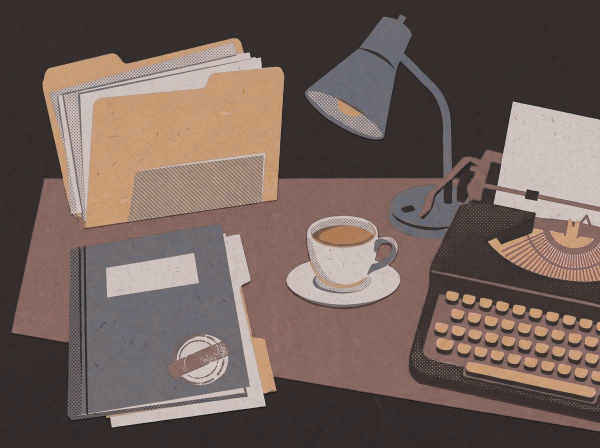
#> input picture images/about-office.jpg, 1200 x 896 px (shown at 1/2 size)
$ python -i brandify.py   (imports and definitions only)
#> lines starting #> are read from the running program, lines starting #| are printed output that depends on the picture
"""Brand image treatments for the JOP site, in the JOP brown palette.

Commands
  python3 scripts/brandify.py scene in.jpg brown|navy|umber out.jpg
      Photo -> halftone tritone (espresso -> tone -> paper). Used for the
      selected-assignment photos.
  python3 scripts/brandify.py portrait in.png brown|navy|umber out.jpg
      Cut-out (RGBA) or black-background portrait -> 4:5 card image on
      espresso with the navy/brown terrain behind.
  python3 scripts/brandify.py placeholder brown|navy|umber out.jpg
      Silhouette portrait for people without a photograph.
  python3 scripts/brandify.py retone in.jpg out.jpg [illustration|portrait]
      Re-colour an existing illustration from the old wine/slate/ochre
      palette into brown/navy/caramel, warming neutrals to espresso and paper.
  python3 scripts/brandify.py monotone in.jpg out.jpg
      Any image -> dark brown monochrome (used for the home hero aerial).
"""
from PIL import Image, ImageOps, ImageEnhance, ImageDraw, ImageFilter, ImageChops
import math, sys

def hx(s):
    s = s.lstrip('#'); return tuple(int(s[i:i + 2], 16) for i in (0, 2, 4))

# ---- JOP palette (mirrors src/styles/global.css) ---------------------------
ESPRESSO   = hx('#292221')
ESPRESSO_2 = hx('#211B1A')
BROWN      = hx('#A67970')   # JOP brand brown, from the original joripbd.com
BROWN_DEEP = hx('#795149')
BROWN_DARK = hx('#563934')
NAVY       = hx('#3D506D')   # JOP's second colour, from the original site
PAPER      = hx('#E9E1E0')
PAPER_2    = hx('#F6F2F1')
TONES = {'brown': BROWN_DEEP, 'navy': NAVY, 'umber': BROWN_DARK}

def lerp(a, b, t): return tuple(int(a[i] + (b[i] - a[i]) * t) for i in range(3))

# ---- core treatments --------------------------------------------------------
# [14 lines left out: function tritone, not called in this run]

def grain(img, amt=0.06):
    noise = Image.effect_noise(img.size, 28).convert('L')
    return Image.blend(img, Image.merge('RGB', (noise, noise, noise)), amt)

# [65 lines left out: functions ridges, subject_mask, portrait, placeholder, scene, not called in this run]

# ---- palette remap for existing illustrations ------------------------------
def _band(deg, lo0, lo1, hi1, hi0):
    """1 inside [lo1, hi1], cosine ramps to 0 at lo0 and hi0 (degrees, may wrap)."""
    def inside(d, a, b): return (a <= d <= b) if a <= b else (d >= a or d <= b)
    def dist(a, b): return (b - a) % 360
    if inside(deg, lo1, hi1): return 1.0
    if inside(deg, lo0, lo1): t = dist(lo0, deg) / max(1e-6, dist(lo0, lo1)); return 0.5 - 0.5 * math.cos(math.pi * t)
    if inside(deg, hi1, hi0): t = dist(deg, hi0) / max(1e-6, dist(hi1, hi0)); return 0.5 - 0.5 * math.cos(math.pi * t)
    return 0.0

def _circ(a, b):
    """Signed shortest angle from a to b, degrees."""
    return (b - a + 180) % 360 - 180

def retone(src, out, mode='illustration'):
#> called with src = '../images/about-office.jpg', out = 'out.png', mode = 'illustration'
    img = Image.open(src).convert('RGB')
#> img is the input picture: PIL image 1200x896 RGB; mean R, G, B 112.8, 95.6, 89.3
    if mode == 'portrait':
        # treated portraits: slate figure -> sepia brown, wine ridge -> navy
        bands = [((285, 305, 10, 30), 216, 0.80, 0.95),   # red/wine -> navy
                 ((175, 190, 245, 262), 12, 0.75, 1.00),   # blue/slate -> brown
                 ((30, 38, 58, 70), 24, 0.60, 0.95)]       # ochre -> caramel
    else:
        bands = [((285, 305, 12, 28), 10, 0.52, 1.14),    # red/wine -> JOP brown, lighter, softer
                 ((28, 36, 58, 70), 24, 0.62, 0.96),       # ochre/gold -> caramel
                 ((175, 190, 245, 262), 216, 0.80, 0.95)]  # slate/blue -> JOP navy
    lut_h, lut_s, lut_vf, lut_vk = [], [], [], []
    for h in range(256):
        deg = h * 360 / 256; nd = deg; sf = 1.0; vf = 1.0
        for (lo0, lo1, hi1, hi0), tgt, s_fac, v_fac in bands:
            w = _band(deg, lo0, lo1, hi1, hi0)
            if w:
                nd += w * _circ(deg, tgt); sf += w * (s_fac - 1); vf += w * (v_fac - 1)
        lut_h.append(int(round(nd * 256 / 360)) % 256)
        lut_s.append(int(max(0, min(1, sf)) * 255))
        lut_vf.append(int(min(1, vf) * 255)); lut_vk.append(int(max(0, vf - 1) * 255))
    H, S, V = img.convert('HSV').split()
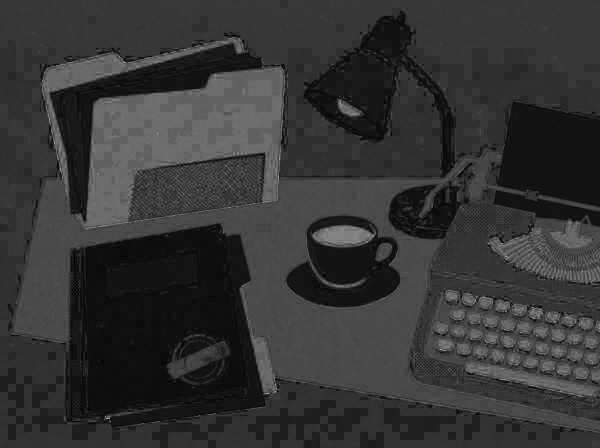
#> S: PIL image 1200x896 L (shown at 1/2 size); min 0, max 255, mean 52.6
    H2 = H.point(lut_h)
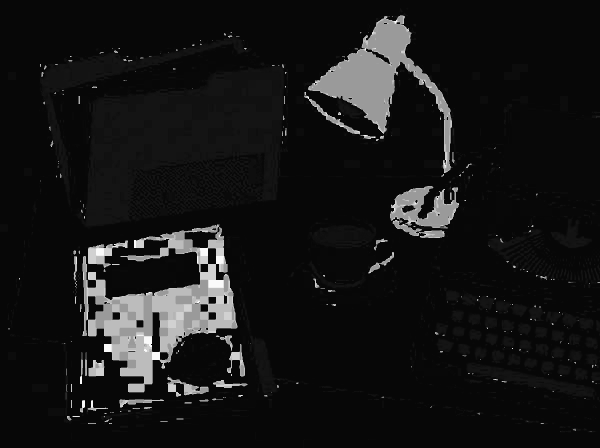
#> H2: PIL image 1200x896 L (shown at 1/2 size); min 5, max 250, mean 22
    S2 = ImageChops.multiply(S, H.point(lut_s))
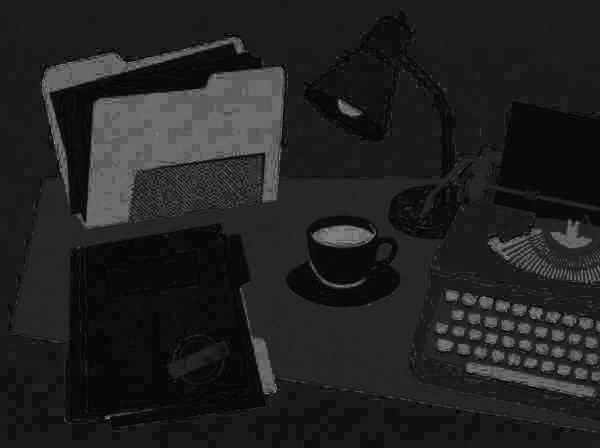
#> S2: PIL image 1200x896 L (shown at 1/2 size); min 0, max 246, mean 33.5
    V2 = ImageChops.add(ImageChops.multiply(V, H.point(lut_vf)), ImageChops.multiply(V, H.point(lut_vk)))
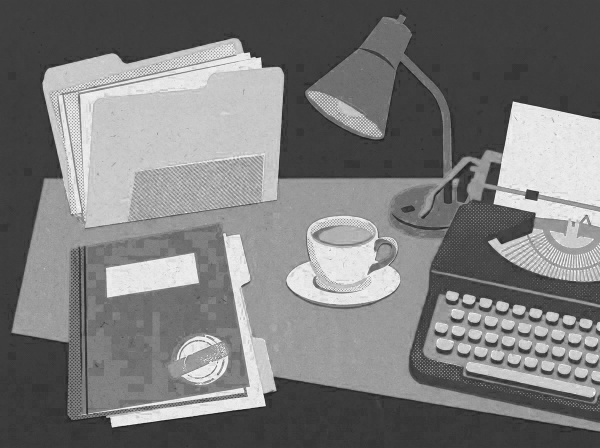
#> V2: PIL image 1200x896 L (shown at 1/2 size); min 15, max 255, mean 123.1
    recon = Image.merge('HSV', (H2, S2, V2)).convert('RGB')
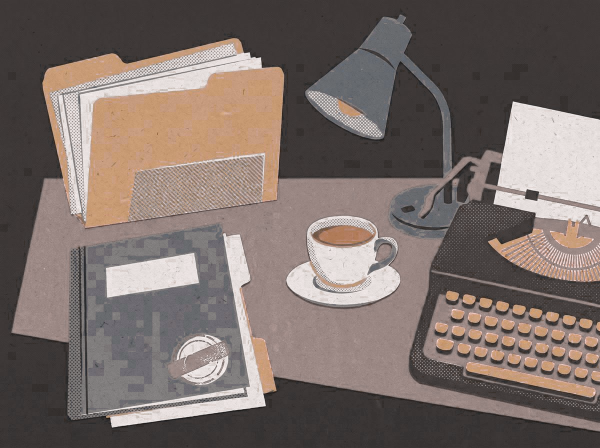
#> recon: PIL image 1200x896 RGB (shown at 1/2 size); mean R, G, B 122.7, 110.4, 105.3
    # neutrals (charcoal grounds, pale papers, whites) -> warm espresso / paper
    # luminance-preserving warm ramp: grey value v comes back at about the same
    # lightness, just warmer (charcoal -> espresso, pale blue -> warm paper)
    sepia = ImageOps.colorize(img.convert('L'), black=hx('#050302'), mid=hx('#8E7872'), white=hx('#FBF6F4'))
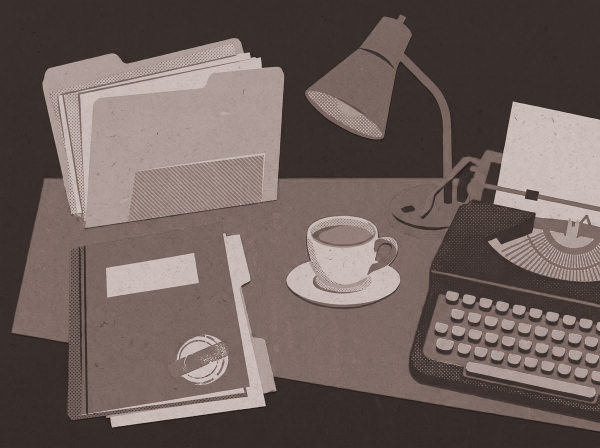
#> sepia: PIL image 1200x896 RGB (shown at 1/2 size); mean R, G, B 109.6, 95.5, 91.4
    mask = S.point(lambda s: 255 if s < 34 else (0 if s > 82 else int(255 * (82 - s) / 48)))
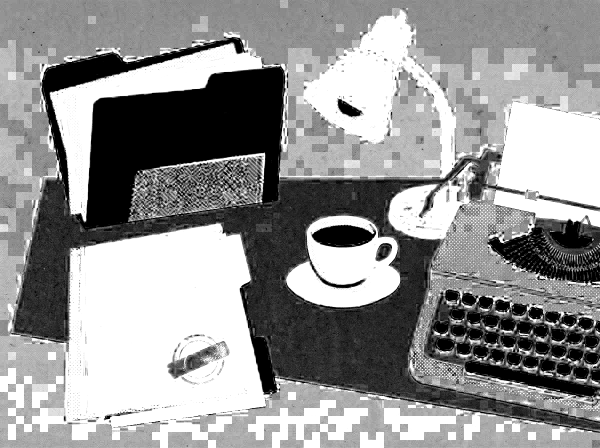
#> mask: PIL image 1200x896 L (shown at 1/2 size); min 0, max 255, mean 147.6
    Image.composite(sepia, recon, mask).save(out, quality=84, optimize=True, progressive=True)

def monotone(src, out, black='#181312', mid='#5A4743', white='#D9CBC7'):
    img = Image.open(src).convert('L')
    ImageOps.colorize(img, black=black, mid=mid, white=white).save(out, quality=82, optimize=True, progressive=True)

# [7 lines not run here, left out]

>>> result = retone('../images/about-office.jpg', 'out.png')

$ run again, on images/about-tower.jpg
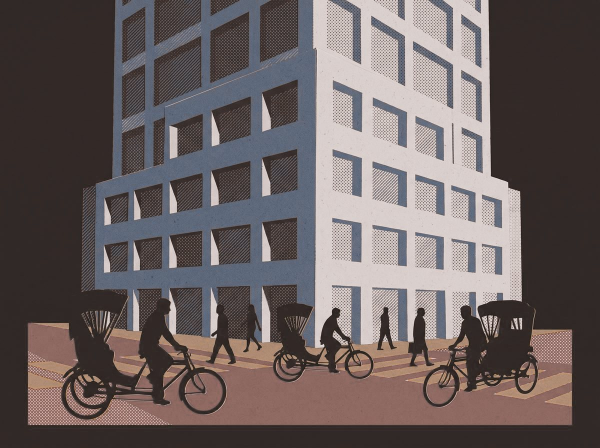
#> input picture images/about-tower.jpg, 1200 x 896 px (shown at 1/2 size)
#> in retone, img is the input picture: PIL image 1200x896 RGB; mean R, G, B 106.2, 95.9, 95.6
#> in retone, `S2 = ImageChops.multiply(S, H.point(lut_s))`:
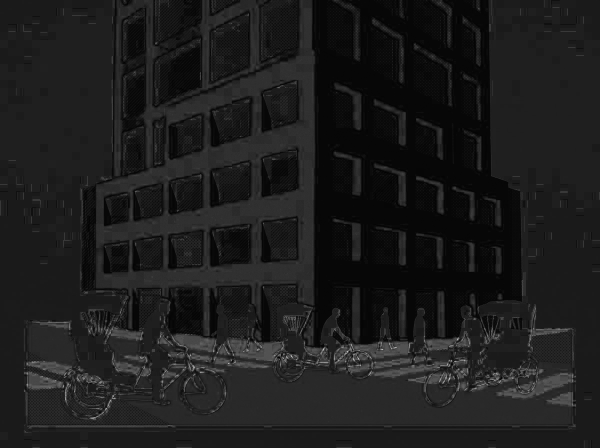
#> S2: PIL image 1200x896 L (shown at 1/2 size); min 0, max 254, mean 28.7
#> in retone, `mask = S.point(lambda s: 255 if s < 34 else (0 if s > 82 else int(255 ..`:
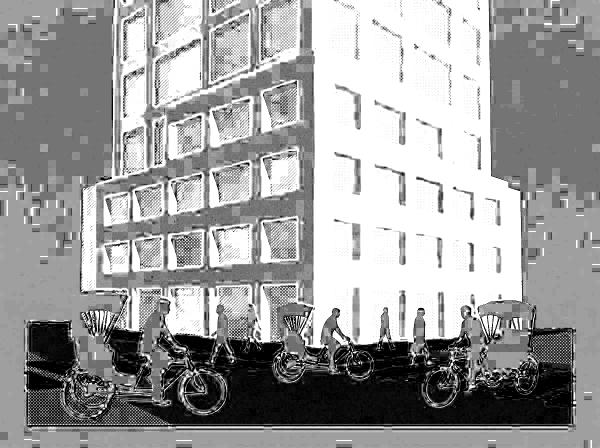
#> mask: PIL image 1200x896 L (shown at 1/2 size); min 0, max 255, mean 157.2
